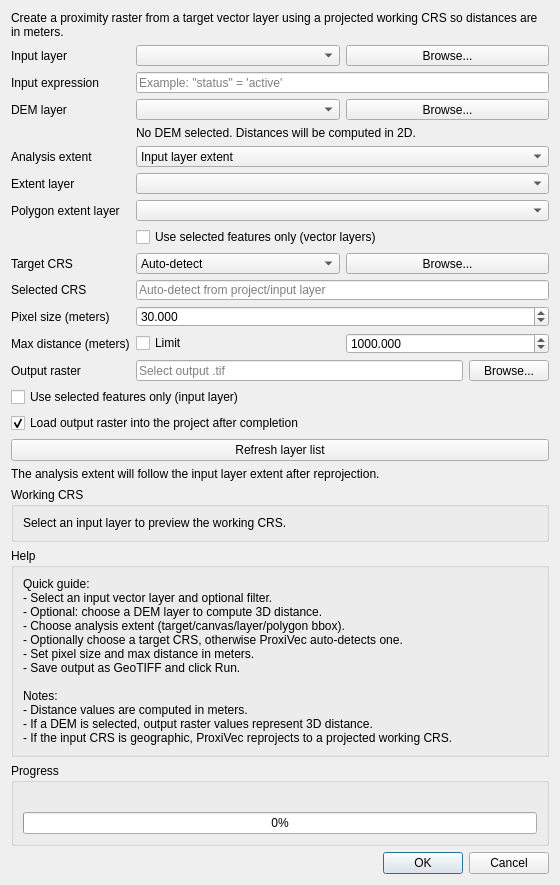
<?xml version="1.0" encoding="UTF-8"?>
<ui version="4.0">
 <class>ProxiVecDialogBase</class>
 <widget class="QDialog" name="ProxiVecDialogBase">
  <property name="geometry">
   <rect>
    <x>0</x>
    <y>0</y>
    <width>560</width>
    <height>500</height>
   </rect>
  </property>
  <property name="windowTitle">
   <string>ProxiVec - Raster Proximity</string>
  </property>
  <layout class="QVBoxLayout" name="verticalLayout">
   <item>
    <widget class="QLabel" name="titleLabel">
     <property name="text">
      <string>Create a proximity raster from a target vector layer using a projected working CRS so distances are in meters.</string>
     </property>
     <property name="wordWrap">
      <bool>true</bool>
     </property>
    </widget>
   </item>
   <item>
    <layout class="QFormLayout" name="formLayout">
     <item row="0" column="0">
      <widget class="QLabel" name="targetLayerLabel">
       <property name="text">
        <string>Input layer</string>
       </property>
      </widget>
     </item>
     <item row="0" column="1">
      <layout class="QHBoxLayout" name="horizontalLayoutTargetLayer">
       <item>
        <widget class="QComboBox" name="targetLayerCombo"/>
       </item>
       <item>
        <widget class="QPushButton" name="targetLayerBrowseButton">
         <property name="text">
          <string>Browse...</string>
         </property>
        </widget>
       </item>
      </layout>
     </item>
     <item row="1" column="0">
      <widget class="QLabel" name="targetExpressionLabel">
       <property name="text">
        <string>Input expression</string>
       </property>
      </widget>
     </item>
     <item row="1" column="1">
      <widget class="QLineEdit" name="targetExpressionEdit">
       <property name="placeholderText">
        <string>Example: "status" = 'active'</string>
       </property>
      </widget>
     </item>
     <item row="2" column="0">
      <widget class="QLabel" name="demLayerLabel">
       <property name="text">
        <string>DEM layer</string>
       </property>
      </widget>
     </item>
     <item row="2" column="1">
      <layout class="QHBoxLayout" name="horizontalLayoutDemLayer">
       <item>
        <widget class="QComboBox" name="demLayerCombo"/>
       </item>
       <item>
        <widget class="QPushButton" name="demLayerBrowseButton">
         <property name="text">
          <string>Browse...</string>
         </property>
        </widget>
       </item>
      </layout>
     </item>
     <item row="3" column="1">
      <widget class="QLabel" name="demInfoLabel">
       <property name="text">
        <string>No DEM selected. Distances will be computed in 2D.</string>
       </property>
       <property name="wordWrap">
        <bool>true</bool>
       </property>
      </widget>
     </item>
     <item row="4" column="0">
      <widget class="QLabel" name="extentModeLabel">
       <property name="text">
        <string>Analysis extent</string>
       </property>
      </widget>
     </item>
     <item row="4" column="1">
      <widget class="QComboBox" name="extentModeCombo">
       <item>
        <property name="text">
         <string>Input layer extent</string>
        </property>
        <property name="userData" stdset="0">
         <string>target</string>
        </property>
       </item>
       <item>
        <property name="text">
         <string>Current canvas extent</string>
        </property>
        <property name="userData" stdset="0">
         <string>canvas</string>
        </property>
       </item>
       <item>
        <property name="text">
         <string>Calculate from layer extent</string>
        </property>
        <property name="userData" stdset="0">
         <string>layer</string>
        </property>
       </item>
       <item>
        <property name="text">
         <string>Use polygon layer (bounding box)</string>
        </property>
        <property name="userData" stdset="0">
         <string>polygon</string>
        </property>
       </item>
      </widget>
     </item>
     <item row="5" column="0">
      <widget class="QLabel" name="extentLayerLabel">
       <property name="text">
        <string>Extent layer</string>
       </property>
      </widget>
     </item>
     <item row="5" column="1">
      <widget class="QComboBox" name="extentLayerCombo"/>
     </item>
     <item row="6" column="0">
      <widget class="QLabel" name="polygonLayerLabel">
       <property name="text">
        <string>Polygon extent layer</string>
       </property>
      </widget>
     </item>
     <item row="6" column="1">
      <widget class="QComboBox" name="polygonExtentLayerCombo"/>
     </item>
     <item row="7" column="1">
      <widget class="QCheckBox" name="extentUseSelectedCheck">
       <property name="text">
        <string>Use selected features only (vector layers)</string>
       </property>
      </widget>
     </item>
     <item row="8" column="0">
      <widget class="QLabel" name="targetCrsModeLabel">
       <property name="text">
        <string>Target CRS</string>
       </property>
      </widget>
     </item>
     <item row="8" column="1">
      <layout class="QHBoxLayout" name="horizontalLayoutTargetCrs">
       <item>
        <widget class="QComboBox" name="targetCrsModeCombo">
         <item>
          <property name="text">
           <string>Auto-detect</string>
          </property>
         </item>
         <item>
          <property name="text">
           <string>Select CRS...</string>
          </property>
         </item>
        </widget>
       </item>
       <item>
        <widget class="QPushButton" name="targetCrsBrowseButton">
         <property name="text">
          <string>Browse...</string>
         </property>
        </widget>
       </item>
      </layout>
     </item>
     <item row="9" column="0">
      <widget class="QLabel" name="targetCrsLabel">
       <property name="text">
        <string>Selected CRS</string>
       </property>
      </widget>
     </item>
     <item row="9" column="1">
      <widget class="QLineEdit" name="targetCrsLineEdit">
       <property name="readOnly">
        <bool>true</bool>
       </property>
       <property name="placeholderText">
        <string>Auto-detect from project/input layer</string>
       </property>
      </widget>
     </item>
     <item row="10" column="0">
      <widget class="QLabel" name="pixelSizeLabel">
       <property name="text">
        <string>Pixel size (meters)</string>
       </property>
      </widget>
     </item>
     <item row="10" column="1">
      <widget class="QDoubleSpinBox" name="pixelSizeSpin">
       <property name="decimals">
        <number>3</number>
       </property>
       <property name="minimum">
        <double>0.001000000000000</double>
       </property>
       <property name="maximum">
        <double>1000000.000000000000000</double>
       </property>
       <property name="value">
        <double>30.000000000000000</double>
       </property>
      </widget>
     </item>
     <item row="11" column="0">
      <widget class="QLabel" name="maxDistanceLabel">
       <property name="text">
        <string>Max distance (meters)</string>
       </property>
      </widget>
     </item>
     <item row="11" column="1">
      <layout class="QHBoxLayout" name="horizontalLayoutMaxDistance">
       <item>
        <widget class="QCheckBox" name="maxDistanceCheck">
         <property name="text">
          <string>Limit</string>
         </property>
        </widget>
       </item>
       <item>
        <widget class="QDoubleSpinBox" name="maxDistanceSpin">
         <property name="decimals">
          <number>3</number>
         </property>
         <property name="minimum">
          <double>0.001000000000000</double>
         </property>
         <property name="maximum">
          <double>1000000000.000000000000000</double>
         </property>
         <property name="value">
          <double>1000.000000000000000</double>
         </property>
        </widget>
       </item>
      </layout>
     </item>
     <item row="12" column="0">
      <widget class="QLabel" name="outputPathLabel">
       <property name="text">
        <string>Output raster</string>
       </property>
      </widget>
     </item>
     <item row="12" column="1">
      <layout class="QHBoxLayout" name="horizontalLayoutOutputPath">
       <item>
        <widget class="QLineEdit" name="outputPathEdit">
         <property name="placeholderText">
          <string>Select output .tif</string>
         </property>
        </widget>
       </item>
       <item>
        <widget class="QPushButton" name="outputBrowseButton">
         <property name="text">
          <string>Browse...</string>
         </property>
        </widget>
       </item>
      </layout>
     </item>
    </layout>
   </item>
   <item>
    <widget class="QCheckBox" name="targetSelectedCheck">
     <property name="text">
      <string>Use selected features only (input layer)</string>
     </property>
    </widget>
   </item>
   <item>
    <widget class="QCheckBox" name="loadRasterCheckBox">
     <property name="text">
      <string>Load output raster into the project after completion</string>
     </property>
     <property name="checked">
      <bool>true</bool>
     </property>
    </widget>
   </item>
   <item>
    <widget class="QPushButton" name="refreshButton">
     <property name="text">
      <string>Refresh layer list</string>
     </property>
    </widget>
   </item>
   <item>
    <widget class="QLabel" name="extentHintLabel">
     <property name="text">
      <string>The analysis extent will follow the input layer extent after reprojection.</string>
     </property>
     <property name="wordWrap">
      <bool>true</bool>
     </property>
    </widget>
   </item>
   <item>
    <widget class="QGroupBox" name="crsGroupBox">
     <property name="title">
      <string>Working CRS</string>
     </property>
     <layout class="QVBoxLayout" name="verticalLayout_2">
      <item>
       <widget class="QLabel" name="crsInfoLabel">
        <property name="text">
         <string>Select an input layer to preview the working CRS.</string>
        </property>
        <property name="wordWrap">
         <bool>true</bool>
        </property>
       </widget>
      </item>
     </layout>
    </widget>
   </item>
   <item>
    <widget class="QGroupBox" name="helpGroupBox">
     <property name="title">
      <string>Help</string>
     </property>
     <layout class="QVBoxLayout" name="verticalLayout_4">
      <item>
       <widget class="QLabel" name="helpLabel">
        <property name="text">
         <string>Quick guide:
- Select an input vector layer and optional filter.
- Optional: choose a DEM layer to compute 3D distance.
- Choose analysis extent (target/canvas/layer/polygon bbox).
- Optionally choose a target CRS, otherwise ProxiVec auto-detects one.
- Set pixel size and max distance in meters.
- Save output as GeoTIFF and click Run.

Notes:
- Distance values are computed in meters.
- If a DEM is selected, output raster values represent 3D distance.
- If the input CRS is geographic, ProxiVec reprojects to a projected working CRS.</string>
        </property>
        <property name="wordWrap">
         <bool>true</bool>
        </property>
       </widget>
      </item>
     </layout>
    </widget>
   </item>
   <item>
    <widget class="QGroupBox" name="progressGroupBox">
     <property name="title">
      <string>Progress</string>
     </property>
     <layout class="QVBoxLayout" name="verticalLayout_3">
      <item>
       <widget class="QLabel" name="progressLabel">
        <property name="text">
         <string/>
        </property>
        <property name="wordWrap">
         <bool>true</bool>
        </property>
       </widget>
      </item>
      <item>
       <widget class="QProgressBar" name="progressBar">
        <property name="minimum">
         <number>0</number>
        </property>
        <property name="maximum">
         <number>100</number>
        </property>
        <property name="value">
         <number>0</number>
        </property>
       </widget>
      </item>
     </layout>
    </widget>
   </item>
   <item>
    <spacer name="verticalSpacer">
     <property name="orientation">
      <enum>Qt::Vertical</enum>
     </property>
     <property name="sizeHint" stdset="0">
      <size>
       <width>20</width>
       <height>40</height>
      </size>
     </property>
    </spacer>
   </item>
   <item>
    <widget class="QDialogButtonBox" name="buttonBox">
     <property name="orientation">
      <enum>Qt::Horizontal</enum>
     </property>
     <property name="standardButtons">
      <set>QDialogButtonBox::Cancel|QDialogButtonBox::Ok</set>
     </property>
    </widget>
   </item>
  </layout>
 </widget>
 <resources/>
 <connections/>
</ui>
